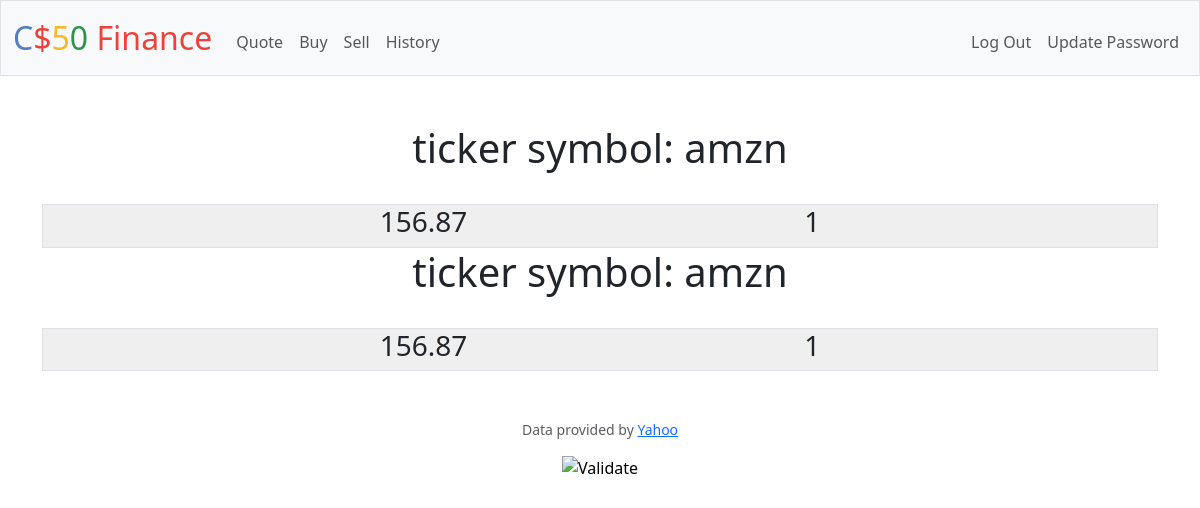
The app's page / (signed in), older data.
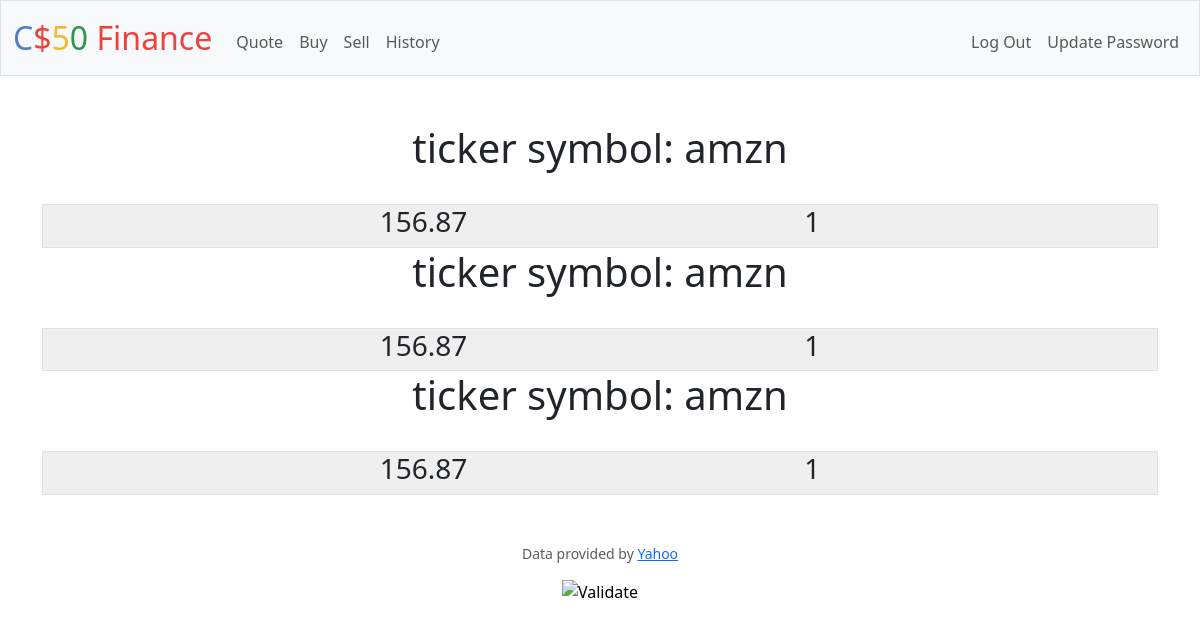
The same page, newer data.
### tables this page shows
CREATE TABLE 'portfolio' ('id' INTEGER NOT NULL, username TEXT NOT NULL, symbol TEXT NOT NULL,'amount' INTEGER NOT NULL,'UserId' INTEGER NOT NULL, 'price_per_share' INTEGER NOT NULL DEFAULT 0, PRIMARY KEY (id), FOREIGN KEY(UserId) REFERENCES users(id));

### app.py (the view)
@app.route("/")
@login_required
def index():
    portfolio = db.execute("SELECT * FROM portfolio WHERE UserId = ?", session["user_id"])
    print(portfolio)
    return render_template("portfolio.html", results=portfolio)

### app.py (called while the page is built)
@app.after_request
def after_request(response):
    response.headers["Cache-Control"] = "no-cache, no-store, must-revalidate"
    response.headers["Expires"] = 0
    response.headers["Pragma"] = "no-cache"
    return response

### helpers.py (called while the page is built)
def login_required(f):
    @wraps(f)
    def decorated_function(*args, **kwargs):
        if session.get("user_id") is None:
            return redirect("/login")
        return f(*args, **kwargs)
    return decorated_function

### templates/portfolio.html (shortened to what this page needs)
{% extends "layout.html" %}
{% block main %}
<div>
    {% for result in results %}
    <h1>ticker symbol: {{ result.symbol }}</h1>
    <br>
        <div class="border" style="background-color:#efefef; display: flex; flex-direction:row; justify-content: space-evenly;">
            <h3>{{ result.price_per_share }}</h3>
            <h3>{{ result.amount }}</h3>
        </div>
    {% endfor %}
</div>
{% endblock %}

### templates/layout.html (shortened to what this page needs)
<!DOCTYPE html>
<html lang="en">
    <head>
        <link href="https://cdn.jsdelivr.net/npm/bootstrap@5.3.2/dist/css/bootstrap.min.css" rel="stylesheet">
        <link href="/static/styles.css" rel="stylesheet">
    </head>
    <body>
        <nav class="bg-light border navbar navbar-expand-md navbar-light">
            <div class="container-fluid">
                <a class="navbar-brand" href="/"><span class="blue">C</span><span class="red">$</span><span class="yellow">5</span><span class="green">0</span> <span class="red">Finance</span></a>
                <div class="collapse navbar-collapse" id="navbar">
                    {% if session["user_id"] %}
                        <ul class="navbar-nav me-auto mt-2">
                            <li class="nav-item"><a class="nav-link" href="/quote">Quote</a></li>
                            <li class="nav-item"><a class="nav-link" href="/buy">Buy</a></li>
                            <li class="nav-item"><a class="nav-link" href="/sell">Sell</a></li>
                            <li class="nav-item"><a class="nav-link" href="/history">History</a></li>
                        </ul>
                        <ul class="navbar-nav ms-auto mt-2">
                            <li class="nav-item"><a class="nav-link" href="/logout">Log Out</a></li>
                            <li class="nav-item"><a class="nav-link" href="/update">Update Password</a></li>
                        </ul>
                    {% else %}
                        <ul class="navbar-nav ms-auto mt-2">
                            <li class="nav-item"><a class="nav-link" href="/register">Register</a></li>
                            <li class="nav-item"><a class="nav-link" href="/login">Log In</a></li>
                        </ul>
                    {% endif %}
                </div>
            </div>
        </nav>
        <main class="container py-5 text-center">
            {% block main %}{% endblock %}
        </main>
        <footer class="mb-5">
            <p class="mb-3 small text-center text-muted">
                Data provided by <a href="https://finance.yahoo.com/">Yahoo</a>
            </p>
            <form action="https://validator.w3.org/check" class="text-center" enctype="multipart/form-data" method="post" target="_blank">
                <input alt="Validate" src="/static/I_heart_validator.png" type="image">
            </form>
        </footer>
    </body>
</html>

### static/styles.css (style rules this page uses)
nav .navbar-brand { font-size: xx-large; }
nav .navbar-brand .blue { color: #537fbe; }
nav .navbar-brand .red { color: #ea433b; }
nav .navbar-brand .yellow { color: #f5b82e; }
nav .navbar-brand .green { color: #2e944b; }

Row changes from the older to the newer data that the page shows:
added portfolio: symbol "amzn", price_per_share "156.87", amount "1"
